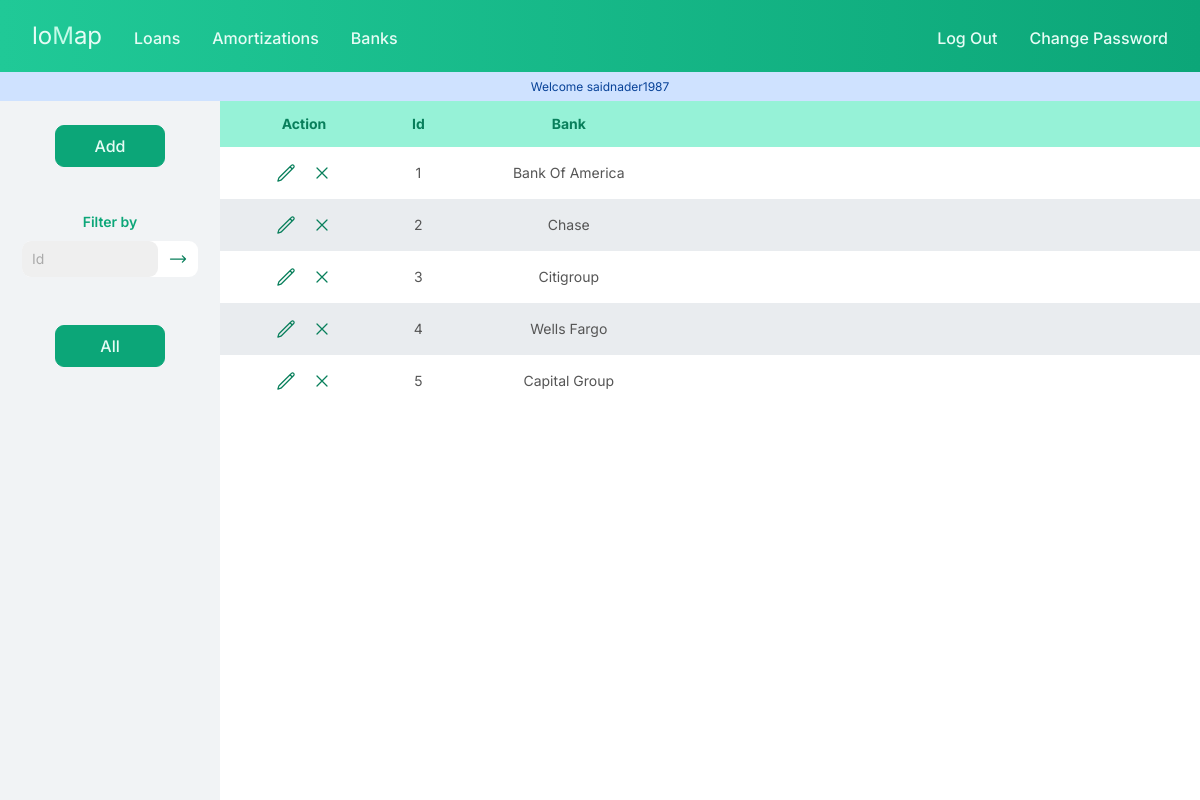
The app's page /banks (signed in) with its own data.
### tables this page shows
CREATE TABLE banks (
id INTEGER NOT NULL,
user_id INTEGER NOT NULL,
user_bank_id INTEGER NOT NULL,
bank TEXT NOT NULL,
PRIMARY KEY(id),
FOREIGN KEY(user_id) REFERENCES users(id)
);

### app.py (the view)
@app.route("/banks")
@login_required
def banks():
    user_id = session["user_id"]
    user = db.execute("SELECT * FROM users WHERE id = ?", user_id)[0]
    name = user["username"]
    ids = db.execute("SELECT user_bank_id FROM banks WHERE user_id = ?", user_id)
    banks = db.execute("SELECT * FROM banks WHERE user_id = ?", user_id)
    message = f"Welcome {name}"
    return render_template("banks.html", name=name, view="banks", message = message, banks=banks, ids=ids)

### app.py (called while the page is built)
@app.after_request
def after_request(response):
    response.headers["Cache-Control"] = "no-cache, no-store, must-revalidate"
    response.headers["Expires"] = 0
    response.headers["Pragma"] = "no-cache"
    return response

### helpers.py (called while the page is built)
def login_required(f):
    @wraps(f)
    def decorated_function(*args, **kwargs):
        if session.get("user_id") is None:
            return redirect("/login")
        return f(*args, **kwargs)
    return decorated_function

### templates/banks.html (shortened to what this page needs)
{% extends "layout.html" %}
{% block menu %}
    <form action="bank_filter" class="search-form">
        <select required class="select-input" autofocus name="user_bank_id">
            <option value="" selected>Id</option>
        </select>
        <button class="action-btn">
            <svg xmlns="http://www.w3.org/2000/svg" fill="none" viewBox="0 0 24 24" stroke-width="1.5" stroke="currentColor" class="action-icon">
                <path stroke-linecap="round" stroke-linejoin="round" d="M17.25 8.25L21 12m0 0l-3.75 3.75M21 12H3" />
            </svg>
        </button>
    </form>
{% endblock %}
{% block table %}
<table class="table margin-t-m">
    <thead>
        <tr>
            <th class="text-center th-12">Action</th>
            <th class="text-center th-4">Id</th>
            <th class="text-center th-24">Bank</th>
            <th class=""></th>
        </tr>
    </thead>
    <tbody>
    {% for bank in banks %}
    <tr>
      <td class="text-center">
        <div class="action-column">
              <form action="/edit_bank" method="get">
                  <button class="action-btn">
                  </button>
              </form>
              <form action="/delete_bank" method="post">
                  <button class="action-btn">
                      <svg xmlns="http://www.w3.org/2000/svg" fill="none" viewBox="0 0 24 24" stroke-width="1.5" stroke="currentColor" class="action-icon">
                          <path stroke-linecap="round" stroke-linejoin="round" d="M6 18L18 6M6 6l12 12" />
                      </svg>
                  </button>
              </form>
        </div>
        </td>
      <td class="text-center">{{bank["user_bank_id"]}}</td>
      <td class="text-center">{{bank["bank"]}}</td>
      <td></td>
      </tr>
      {% endfor %}
  </tbody>
</table>
{% endblock %}

### static/styles.css (style rules this page uses)
* { margin: 0; padding: 0; box-sizing: border-box; }
html { font-size: 62.5%; }
body { font-family: "Inter", sans-serif; line-height: 1; font-weight: 400; color: #555; font-size: 2.4rem; height: 100vh; position: relative; display: flex; flex-direction:column; }
.search-form { width: 80%; display: flex; align-items: center; justify-content: space-between; gap: 1rem; border-radius: 9px; border: 1px solid f#dfe1e5; background-color: #fff; padding-right: 1rem; }
.select-input { width: 90%; height:3.6rem; border: none; color: inherit; font-family: inherit; padding: 1rem; font-size: 1.4rem; border-radius: 9px; }
select:required:invalid { color: #aaa; }
select { appearance: none; }
.table { font-size: 1.4rem; width: 100%; border-collapse: collapse; }
th { background-color: #96f2d7; color: #087f5b; position: sticky; top: 0; }
th, td { padding: 1.6rem 2.4rem; }
tbody tr:nth-child(even) { background-color: #e9ecef; }
.text-center { text-align: center!important; }
.th-4 { width: 4rem; }
.th-12 { width: 12em; }
.th-24 { width: 24rem; }
.action-column { display:flex; gap: 1.6rem; align-items:center; justify-content: center; }
.action-btn { border:none; background: none; cursor: pointer; display: flex; flex-direction: column; justify-content: center; flex-grow: 1; }
.action-icon { stroke:#087f5b; width:2.0rem; height: 2.0rem; display: block; }

### records on screen
banks: user_bank_id "1", bank "Bank Of America"
banks: user_bank_id "2", bank "Chase"
banks: user_bank_id "3", bank "Citigroup"
banks: user_bank_id "4", bank "Wells Fargo"
banks: user_bank_id "5", bank "Capital Group"

### other values on screen
{{ message }} "Welcome saidnader1987"
